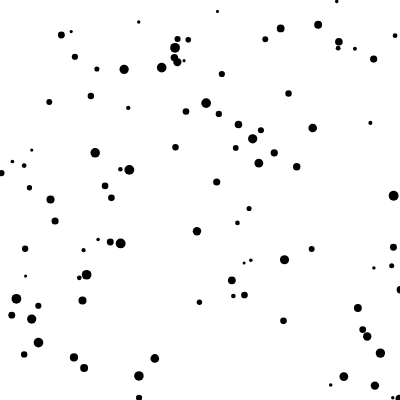
Frame 1 (no input)
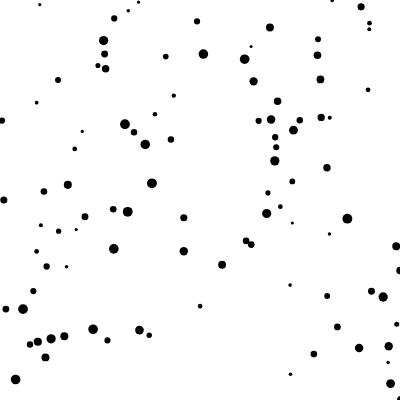
Frame 60 (no input)
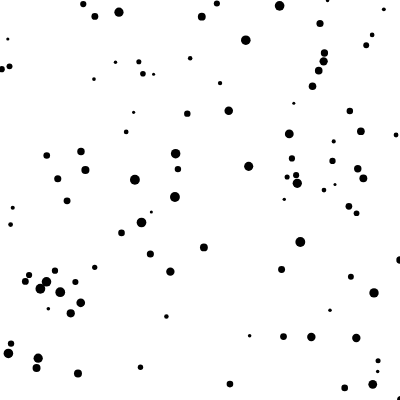
Frame 120 (the mouse pressed at the canvas centre since frame 60)

The p5.js sketch that drew these frames (run headless with seeded random() and noise() and a simulated clock; from frame 60 on, the mouse is pressed at the canvas centre):

// p5.js sketch
// ── sketch.js
const numParticles = 100;
const particles = [];
const maxSpeed = 1;
const spring = 0.5; // speed calculation on collision

function setup() {
  createCanvas(400, 400);

  // createParticles
  for (let i = 0; i < numParticles; i++) {
    particles.push({
      radius: random(3, 10),
      x: random(width), // position
      y: random(height),
      vx: random(-maxSpeed, maxSpeed), // velocity
      vy: random(-maxSpeed, maxSpeed) 
    });
  }
  noStroke();
  fill(0);
}

function draw() {
  background(255);

  for (let i = 0; i < numParticles; i++) {
    // move particle
    particles[i].x += particles[i].vx;
    particles[i].y += particles[i].vy;

    // draw particle
    circle(particles[i].x, particles[i].y, particles[i].radius);

    // change direction if particle hits edge
    if (particles[i].x + particles[i].radius / 2 > width) {
      particles[i].vx *= -1;
    } else if (particles[i].x - particles[i].radius / 2 < 0) {
      particles[i].vx *= -1;
    }
    if (particles[i].y + particles[i].radius / 2 > height) {
      particles[i].vy *= -1;
    } else if (particles[i].y - particles[i].radius / 2 < 0) {
      particles[i].vy *= -1;
    }

    // calculate collisions
    for (let j = i + 1; j < numParticles; j++) {
      let dx = particles[j].x - particles[i].x;
      let dy = particles[j].y - particles[i].y;
      let distance = sqrt(dx * dx + dy * dy);
      let minDist = particles[j].radius / 2 + particles[i].radius / 2;
      if (distance < minDist) {
        let angle = atan2(dy, dx);
        let targetX = particles[i].x + cos(angle) * minDist;
        let targetY = particles[i].y + sin(angle) * minDist;
        let ax = (targetX - particles[j].x) * spring;
        let ay = (targetY - particles[j].y) * spring;
        particles[i].vx -= ax;
        particles[i].vy -= ay;
        particles[j].vx += ax;
        particles[j].vy += ay;
      }
    }
  }
}
